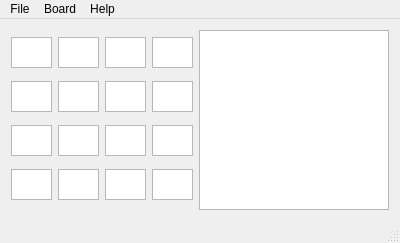
<?xml version="1.0" encoding="UTF-8"?>
<ui version="4.0">
 <class>MainWindow</class>
 <widget class="QMainWindow" name="MainWindow">
  <property name="geometry">
   <rect>
    <x>0</x>
    <y>0</y>
    <width>400</width>
    <height>243</height>
   </rect>
  </property>
  <property name="windowTitle">
   <string>Ruzzle Solver</string>
  </property>
  <property name="windowIcon">
   <iconset resource="resources.qrc">
    <normaloff>:/images/images/RuzzleIcon.png</normaloff>:/images/images/RuzzleIcon.png</iconset>
  </property>
  <widget class="QWidget" name="centralWidget">
   <layout class="QHBoxLayout" name="horizontalLayout_2">
    <item>
     <layout class="QHBoxLayout" name="horizontalLayout" stretch="0,0">
      <item>
       <layout class="QGridLayout" name="gridLayout">
        <item row="0" column="0">
         <widget class="QTextEdit" name="textEdit00">
          <property name="minimumSize">
           <size>
            <width>41</width>
            <height>31</height>
           </size>
          </property>
          <property name="maximumSize">
           <size>
            <width>41</width>
            <height>31</height>
           </size>
          </property>
          <property name="font">
           <font>
            <family>Arial</family>
            <pointsize>12</pointsize>
           </font>
          </property>
          <property name="verticalScrollBarPolicy">
           <enum>Qt::ScrollBarAlwaysOff</enum>
          </property>
          <property name="horizontalScrollBarPolicy">
           <enum>Qt::ScrollBarAlwaysOff</enum>
          </property>
          <property name="html">
           <string>&lt;!DOCTYPE HTML PUBLIC &quot;-//W3C//DTD HTML 4.0//EN&quot; &quot;http://www.w3.org/TR/REC-html40/strict.dtd&quot;&gt;
&lt;html&gt;&lt;head&gt;&lt;meta name=&quot;qrichtext&quot; content=&quot;1&quot; /&gt;&lt;style type=&quot;text/css&quot;&gt;
p, li { white-space: pre-wrap; }
&lt;/style&gt;&lt;/head&gt;&lt;body style=&quot; font-family:'Arial'; font-size:12pt; font-weight:400; font-style:normal;&quot;&gt;
&lt;p align=&quot;center&quot; style=&quot;-qt-paragraph-type:empty; margin-top:0px; margin-bottom:0px; margin-left:0px; margin-right:0px; -qt-block-indent:0; text-indent:0px;&quot;&gt;&lt;/p&gt;&lt;/body&gt;&lt;/html&gt;</string>
          </property>
         </widget>
        </item>
        <item row="0" column="1">
         <widget class="QTextEdit" name="textEdit01">
          <property name="minimumSize">
           <size>
            <width>41</width>
            <height>31</height>
           </size>
          </property>
          <property name="maximumSize">
           <size>
            <width>41</width>
            <height>31</height>
           </size>
          </property>
          <property name="font">
           <font>
            <family>Arial</family>
            <pointsize>12</pointsize>
           </font>
          </property>
          <property name="verticalScrollBarPolicy">
           <enum>Qt::ScrollBarAlwaysOff</enum>
          </property>
          <property name="horizontalScrollBarPolicy">
           <enum>Qt::ScrollBarAlwaysOff</enum>
          </property>
          <property name="html">
           <string>&lt;!DOCTYPE HTML PUBLIC &quot;-//W3C//DTD HTML 4.0//EN&quot; &quot;http://www.w3.org/TR/REC-html40/strict.dtd&quot;&gt;
&lt;html&gt;&lt;head&gt;&lt;meta name=&quot;qrichtext&quot; content=&quot;1&quot; /&gt;&lt;style type=&quot;text/css&quot;&gt;
p, li { white-space: pre-wrap; }
&lt;/style&gt;&lt;/head&gt;&lt;body style=&quot; font-family:'Arial'; font-size:12pt; font-weight:400; font-style:normal;&quot;&gt;
&lt;p align=&quot;center&quot; style=&quot;-qt-paragraph-type:empty; margin-top:0px; margin-bottom:0px; margin-left:0px; margin-right:0px; -qt-block-indent:0; text-indent:0px; font-family:'MS Shell Dlg 2'; font-size:8pt;&quot;&gt;&lt;/p&gt;&lt;/body&gt;&lt;/html&gt;</string>
          </property>
         </widget>
        </item>
        <item row="0" column="2">
         <widget class="QTextEdit" name="textEdit02">
          <property name="minimumSize">
           <size>
            <width>41</width>
            <height>31</height>
           </size>
          </property>
          <property name="maximumSize">
           <size>
            <width>41</width>
            <height>31</height>
           </size>
          </property>
          <property name="font">
           <font>
            <family>Arial</family>
            <pointsize>12</pointsize>
           </font>
          </property>
          <property name="verticalScrollBarPolicy">
           <enum>Qt::ScrollBarAlwaysOff</enum>
          </property>
          <property name="horizontalScrollBarPolicy">
           <enum>Qt::ScrollBarAlwaysOff</enum>
          </property>
          <property name="html">
           <string>&lt;!DOCTYPE HTML PUBLIC &quot;-//W3C//DTD HTML 4.0//EN&quot; &quot;http://www.w3.org/TR/REC-html40/strict.dtd&quot;&gt;
&lt;html&gt;&lt;head&gt;&lt;meta name=&quot;qrichtext&quot; content=&quot;1&quot; /&gt;&lt;style type=&quot;text/css&quot;&gt;
p, li { white-space: pre-wrap; }
&lt;/style&gt;&lt;/head&gt;&lt;body style=&quot; font-family:'Arial'; font-size:12pt; font-weight:400; font-style:normal;&quot;&gt;
&lt;p align=&quot;center&quot; style=&quot;-qt-paragraph-type:empty; margin-top:0px; margin-bottom:0px; margin-left:0px; margin-right:0px; -qt-block-indent:0; text-indent:0px; font-family:'MS Shell Dlg 2'; font-size:8pt;&quot;&gt;&lt;/p&gt;&lt;/body&gt;&lt;/html&gt;</string>
          </property>
         </widget>
        </item>
        <item row="0" column="3">
         <widget class="QTextEdit" name="textEdit03">
          <property name="minimumSize">
           <size>
            <width>41</width>
            <height>31</height>
           </size>
          </property>
          <property name="maximumSize">
           <size>
            <width>41</width>
            <height>31</height>
           </size>
          </property>
          <property name="font">
           <font>
            <family>Arial</family>
            <pointsize>12</pointsize>
           </font>
          </property>
          <property name="verticalScrollBarPolicy">
           <enum>Qt::ScrollBarAlwaysOff</enum>
          </property>
          <property name="horizontalScrollBarPolicy">
           <enum>Qt::ScrollBarAlwaysOff</enum>
          </property>
          <property name="html">
           <string>&lt;!DOCTYPE HTML PUBLIC &quot;-//W3C//DTD HTML 4.0//EN&quot; &quot;http://www.w3.org/TR/REC-html40/strict.dtd&quot;&gt;
&lt;html&gt;&lt;head&gt;&lt;meta name=&quot;qrichtext&quot; content=&quot;1&quot; /&gt;&lt;style type=&quot;text/css&quot;&gt;
p, li { white-space: pre-wrap; }
&lt;/style&gt;&lt;/head&gt;&lt;body style=&quot; font-family:'Arial'; font-size:12pt; font-weight:400; font-style:normal;&quot;&gt;
&lt;p align=&quot;center&quot; style=&quot;-qt-paragraph-type:empty; margin-top:0px; margin-bottom:0px; margin-left:0px; margin-right:0px; -qt-block-indent:0; text-indent:0px; font-family:'MS Shell Dlg 2'; font-size:8pt;&quot;&gt;&lt;/p&gt;&lt;/body&gt;&lt;/html&gt;</string>
          </property>
         </widget>
        </item>
        <item row="1" column="0">
         <widget class="QTextEdit" name="textEdit10">
          <property name="minimumSize">
           <size>
            <width>41</width>
            <height>31</height>
           </size>
          </property>
          <property name="maximumSize">
           <size>
            <width>41</width>
            <height>31</height>
           </size>
          </property>
          <property name="font">
           <font>
            <family>Arial</family>
            <pointsize>12</pointsize>
           </font>
          </property>
          <property name="verticalScrollBarPolicy">
           <enum>Qt::ScrollBarAlwaysOff</enum>
          </property>
          <property name="horizontalScrollBarPolicy">
           <enum>Qt::ScrollBarAlwaysOff</enum>
          </property>
          <property name="html">
           <string>&lt;!DOCTYPE HTML PUBLIC &quot;-//W3C//DTD HTML 4.0//EN&quot; &quot;http://www.w3.org/TR/REC-html40/strict.dtd&quot;&gt;
&lt;html&gt;&lt;head&gt;&lt;meta name=&quot;qrichtext&quot; content=&quot;1&quot; /&gt;&lt;style type=&quot;text/css&quot;&gt;
p, li { white-space: pre-wrap; }
&lt;/style&gt;&lt;/head&gt;&lt;body style=&quot; font-family:'Arial'; font-size:12pt; font-weight:400; font-style:normal;&quot;&gt;
&lt;p align=&quot;center&quot; style=&quot;-qt-paragraph-type:empty; margin-top:0px; margin-bottom:0px; margin-left:0px; margin-right:0px; -qt-block-indent:0; text-indent:0px; font-family:'MS Shell Dlg 2'; font-size:8pt;&quot;&gt;&lt;/p&gt;&lt;/body&gt;&lt;/html&gt;</string>
          </property>
         </widget>
        </item>
        <item row="1" column="1">
         <widget class="QTextEdit" name="textEdit11">
          <property name="minimumSize">
           <size>
            <width>41</width>
            <height>31</height>
           </size>
          </property>
          <property name="maximumSize">
           <size>
            <width>41</width>
            <height>31</height>
           </size>
          </property>
          <property name="font">
           <font>
            <family>Arial</family>
            <pointsize>12</pointsize>
           </font>
          </property>
          <property name="verticalScrollBarPolicy">
           <enum>Qt::ScrollBarAlwaysOff</enum>
          </property>
          <property name="horizontalScrollBarPolicy">
           <enum>Qt::ScrollBarAlwaysOff</enum>
          </property>
          <property name="html">
           <string>&lt;!DOCTYPE HTML PUBLIC &quot;-//W3C//DTD HTML 4.0//EN&quot; &quot;http://www.w3.org/TR/REC-html40/strict.dtd&quot;&gt;
&lt;html&gt;&lt;head&gt;&lt;meta name=&quot;qrichtext&quot; content=&quot;1&quot; /&gt;&lt;style type=&quot;text/css&quot;&gt;
p, li { white-space: pre-wrap; }
&lt;/style&gt;&lt;/head&gt;&lt;body style=&quot; font-family:'Arial'; font-size:12pt; font-weight:400; font-style:normal;&quot;&gt;
&lt;p align=&quot;center&quot; style=&quot;-qt-paragraph-type:empty; margin-top:0px; margin-bottom:0px; margin-left:0px; margin-right:0px; -qt-block-indent:0; text-indent:0px; font-family:'MS Shell Dlg 2'; font-size:8pt;&quot;&gt;&lt;/p&gt;&lt;/body&gt;&lt;/html&gt;</string>
          </property>
         </widget>
        </item>
        <item row="1" column="2">
         <widget class="QTextEdit" name="textEdit12">
          <property name="minimumSize">
           <size>
            <width>41</width>
            <height>31</height>
           </size>
          </property>
          <property name="maximumSize">
           <size>
            <width>41</width>
            <height>31</height>
           </size>
          </property>
          <property name="font">
           <font>
            <family>Arial</family>
            <pointsize>12</pointsize>
           </font>
          </property>
          <property name="verticalScrollBarPolicy">
           <enum>Qt::ScrollBarAlwaysOff</enum>
          </property>
          <property name="horizontalScrollBarPolicy">
           <enum>Qt::ScrollBarAlwaysOff</enum>
          </property>
          <property name="html">
           <string>&lt;!DOCTYPE HTML PUBLIC &quot;-//W3C//DTD HTML 4.0//EN&quot; &quot;http://www.w3.org/TR/REC-html40/strict.dtd&quot;&gt;
&lt;html&gt;&lt;head&gt;&lt;meta name=&quot;qrichtext&quot; content=&quot;1&quot; /&gt;&lt;style type=&quot;text/css&quot;&gt;
p, li { white-space: pre-wrap; }
&lt;/style&gt;&lt;/head&gt;&lt;body style=&quot; font-family:'Arial'; font-size:12pt; font-weight:400; font-style:normal;&quot;&gt;
&lt;p align=&quot;center&quot; style=&quot;-qt-paragraph-type:empty; margin-top:0px; margin-bottom:0px; margin-left:0px; margin-right:0px; -qt-block-indent:0; text-indent:0px; font-family:'MS Shell Dlg 2'; font-size:8pt;&quot;&gt;&lt;/p&gt;&lt;/body&gt;&lt;/html&gt;</string>
          </property>
         </widget>
        </item>
        <item row="1" column="3">
         <widget class="QTextEdit" name="textEdit13">
          <property name="minimumSize">
           <size>
            <width>41</width>
            <height>31</height>
           </size>
          </property>
          <property name="maximumSize">
           <size>
            <width>41</width>
            <height>31</height>
           </size>
          </property>
          <property name="font">
           <font>
            <family>Arial</family>
            <pointsize>12</pointsize>
           </font>
          </property>
          <property name="verticalScrollBarPolicy">
           <enum>Qt::ScrollBarAlwaysOff</enum>
          </property>
          <property name="horizontalScrollBarPolicy">
           <enum>Qt::ScrollBarAlwaysOff</enum>
          </property>
          <property name="html">
           <string>&lt;!DOCTYPE HTML PUBLIC &quot;-//W3C//DTD HTML 4.0//EN&quot; &quot;http://www.w3.org/TR/REC-html40/strict.dtd&quot;&gt;
&lt;html&gt;&lt;head&gt;&lt;meta name=&quot;qrichtext&quot; content=&quot;1&quot; /&gt;&lt;style type=&quot;text/css&quot;&gt;
p, li { white-space: pre-wrap; }
&lt;/style&gt;&lt;/head&gt;&lt;body style=&quot; font-family:'Arial'; font-size:12pt; font-weight:400; font-style:normal;&quot;&gt;
&lt;p align=&quot;center&quot; style=&quot;-qt-paragraph-type:empty; margin-top:0px; margin-bottom:0px; margin-left:0px; margin-right:0px; -qt-block-indent:0; text-indent:0px; font-family:'MS Shell Dlg 2'; font-size:8pt;&quot;&gt;&lt;/p&gt;&lt;/body&gt;&lt;/html&gt;</string>
          </property>
         </widget>
        </item>
        <item row="2" column="0">
         <widget class="QTextEdit" name="textEdit20">
          <property name="minimumSize">
           <size>
            <width>41</width>
            <height>31</height>
           </size>
          </property>
          <property name="maximumSize">
           <size>
            <width>41</width>
            <height>31</height>
           </size>
          </property>
          <property name="font">
           <font>
            <family>Arial</family>
            <pointsize>12</pointsize>
           </font>
          </property>
          <property name="verticalScrollBarPolicy">
           <enum>Qt::ScrollBarAlwaysOff</enum>
          </property>
          <property name="horizontalScrollBarPolicy">
           <enum>Qt::ScrollBarAlwaysOff</enum>
          </property>
          <property name="html">
           <string>&lt;!DOCTYPE HTML PUBLIC &quot;-//W3C//DTD HTML 4.0//EN&quot; &quot;http://www.w3.org/TR/REC-html40/strict.dtd&quot;&gt;
&lt;html&gt;&lt;head&gt;&lt;meta name=&quot;qrichtext&quot; content=&quot;1&quot; /&gt;&lt;style type=&quot;text/css&quot;&gt;
p, li { white-space: pre-wrap; }
&lt;/style&gt;&lt;/head&gt;&lt;body style=&quot; font-family:'Arial'; font-size:12pt; font-weight:400; font-style:normal;&quot;&gt;
&lt;p align=&quot;center&quot; style=&quot;-qt-paragraph-type:empty; margin-top:0px; margin-bottom:0px; margin-left:0px; margin-right:0px; -qt-block-indent:0; text-indent:0px; font-family:'MS Shell Dlg 2'; font-size:8pt;&quot;&gt;&lt;/p&gt;&lt;/body&gt;&lt;/html&gt;</string>
          </property>
         </widget>
        </item>
        <item row="2" column="1">
         <widget class="QTextEdit" name="textEdit21">
          <property name="minimumSize">
           <size>
            <width>41</width>
            <height>31</height>
           </size>
          </property>
          <property name="maximumSize">
           <size>
            <width>41</width>
            <height>31</height>
           </size>
          </property>
          <property name="font">
           <font>
            <family>Arial</family>
            <pointsize>12</pointsize>
           </font>
          </property>
          <property name="verticalScrollBarPolicy">
           <enum>Qt::ScrollBarAlwaysOff</enum>
          </property>
          <property name="horizontalScrollBarPolicy">
           <enum>Qt::ScrollBarAlwaysOff</enum>
          </property>
          <property name="html">
           <string>&lt;!DOCTYPE HTML PUBLIC &quot;-//W3C//DTD HTML 4.0//EN&quot; &quot;http://www.w3.org/TR/REC-html40/strict.dtd&quot;&gt;
&lt;html&gt;&lt;head&gt;&lt;meta name=&quot;qrichtext&quot; content=&quot;1&quot; /&gt;&lt;style type=&quot;text/css&quot;&gt;
p, li { white-space: pre-wrap; }
&lt;/style&gt;&lt;/head&gt;&lt;body style=&quot; font-family:'Arial'; font-size:12pt; font-weight:400; font-style:normal;&quot;&gt;
&lt;p align=&quot;center&quot; style=&quot;-qt-paragraph-type:empty; margin-top:0px; margin-bottom:0px; margin-left:0px; margin-right:0px; -qt-block-indent:0; text-indent:0px; font-family:'MS Shell Dlg 2'; font-size:8pt;&quot;&gt;&lt;/p&gt;&lt;/body&gt;&lt;/html&gt;</string>
          </property>
         </widget>
        </item>
        <item row="2" column="2">
         <widget class="QTextEdit" name="textEdit22">
          <property name="minimumSize">
           <size>
            <width>41</width>
            <height>31</height>
           </size>
          </property>
          <property name="maximumSize">
           <size>
            <width>41</width>
            <height>31</height>
           </size>
          </property>
          <property name="font">
           <font>
            <family>Arial</family>
            <pointsize>12</pointsize>
           </font>
          </property>
          <property name="verticalScrollBarPolicy">
           <enum>Qt::ScrollBarAlwaysOff</enum>
          </property>
          <property name="horizontalScrollBarPolicy">
           <enum>Qt::ScrollBarAlwaysOff</enum>
          </property>
          <property name="html">
           <string>&lt;!DOCTYPE HTML PUBLIC &quot;-//W3C//DTD HTML 4.0//EN&quot; &quot;http://www.w3.org/TR/REC-html40/strict.dtd&quot;&gt;
&lt;html&gt;&lt;head&gt;&lt;meta name=&quot;qrichtext&quot; content=&quot;1&quot; /&gt;&lt;style type=&quot;text/css&quot;&gt;
p, li { white-space: pre-wrap; }
&lt;/style&gt;&lt;/head&gt;&lt;body style=&quot; font-family:'Arial'; font-size:12pt; font-weight:400; font-style:normal;&quot;&gt;
&lt;p align=&quot;center&quot; style=&quot;-qt-paragraph-type:empty; margin-top:0px; margin-bottom:0px; margin-left:0px; margin-right:0px; -qt-block-indent:0; text-indent:0px; font-family:'MS Shell Dlg 2'; font-size:8pt;&quot;&gt;&lt;/p&gt;&lt;/body&gt;&lt;/html&gt;</string>
          </property>
         </widget>
        </item>
        <item row="2" column="3">
         <widget class="QTextEdit" name="textEdit23">
          <property name="minimumSize">
           <size>
            <width>41</width>
            <height>31</height>
           </size>
          </property>
          <property name="maximumSize">
           <size>
            <width>41</width>
            <height>31</height>
           </size>
          </property>
          <property name="font">
           <font>
            <family>Arial</family>
            <pointsize>12</pointsize>
           </font>
          </property>
          <property name="verticalScrollBarPolicy">
           <enum>Qt::ScrollBarAlwaysOff</enum>
          </property>
          <property name="horizontalScrollBarPolicy">
           <enum>Qt::ScrollBarAlwaysOff</enum>
          </property>
          <property name="html">
           <string>&lt;!DOCTYPE HTML PUBLIC &quot;-//W3C//DTD HTML 4.0//EN&quot; &quot;http://www.w3.org/TR/REC-html40/strict.dtd&quot;&gt;
&lt;html&gt;&lt;head&gt;&lt;meta name=&quot;qrichtext&quot; content=&quot;1&quot; /&gt;&lt;style type=&quot;text/css&quot;&gt;
p, li { white-space: pre-wrap; }
&lt;/style&gt;&lt;/head&gt;&lt;body style=&quot; font-family:'Arial'; font-size:12pt; font-weight:400; font-style:normal;&quot;&gt;
&lt;p align=&quot;center&quot; style=&quot;-qt-paragraph-type:empty; margin-top:0px; margin-bottom:0px; margin-left:0px; margin-right:0px; -qt-block-indent:0; text-indent:0px; font-family:'MS Shell Dlg 2'; font-size:8pt;&quot;&gt;&lt;/p&gt;&lt;/body&gt;&lt;/html&gt;</string>
          </property>
         </widget>
        </item>
        <item row="3" column="0">
         <widget class="QTextEdit" name="textEdit30">
          <property name="minimumSize">
           <size>
            <width>41</width>
            <height>31</height>
           </size>
          </property>
          <property name="maximumSize">
           <size>
            <width>41</width>
            <height>31</height>
           </size>
          </property>
          <property name="font">
           <font>
            <family>Arial</family>
            <pointsize>12</pointsize>
           </font>
          </property>
          <property name="verticalScrollBarPolicy">
           <enum>Qt::ScrollBarAlwaysOff</enum>
          </property>
          <property name="horizontalScrollBarPolicy">
           <enum>Qt::ScrollBarAlwaysOff</enum>
          </property>
          <property name="html">
           <string>&lt;!DOCTYPE HTML PUBLIC &quot;-//W3C//DTD HTML 4.0//EN&quot; &quot;http://www.w3.org/TR/REC-html40/strict.dtd&quot;&gt;
&lt;html&gt;&lt;head&gt;&lt;meta name=&quot;qrichtext&quot; content=&quot;1&quot; /&gt;&lt;style type=&quot;text/css&quot;&gt;
p, li { white-space: pre-wrap; }
&lt;/style&gt;&lt;/head&gt;&lt;body style=&quot; font-family:'Arial'; font-size:12pt; font-weight:400; font-style:normal;&quot;&gt;
&lt;p align=&quot;center&quot; style=&quot;-qt-paragraph-type:empty; margin-top:0px; margin-bottom:0px; margin-left:0px; margin-right:0px; -qt-block-indent:0; text-indent:0px; font-family:'MS Shell Dlg 2'; font-size:8pt;&quot;&gt;&lt;/p&gt;&lt;/body&gt;&lt;/html&gt;</string>
          </property>
         </widget>
        </item>
        <item row="3" column="1">
         <widget class="QTextEdit" name="textEdit31">
          <property name="minimumSize">
           <size>
            <width>41</width>
            <height>31</height>
           </size>
          </property>
          <property name="maximumSize">
           <size>
            <width>41</width>
            <height>31</height>
           </size>
          </property>
          <property name="font">
           <font>
            <family>Arial</family>
            <pointsize>12</pointsize>
           </font>
          </property>
          <property name="verticalScrollBarPolicy">
           <enum>Qt::ScrollBarAlwaysOff</enum>
          </property>
          <property name="horizontalScrollBarPolicy">
           <enum>Qt::ScrollBarAlwaysOff</enum>
          </property>
          <property name="html">
           <string>&lt;!DOCTYPE HTML PUBLIC &quot;-//W3C//DTD HTML 4.0//EN&quot; &quot;http://www.w3.org/TR/REC-html40/strict.dtd&quot;&gt;
&lt;html&gt;&lt;head&gt;&lt;meta name=&quot;qrichtext&quot; content=&quot;1&quot; /&gt;&lt;style type=&quot;text/css&quot;&gt;
p, li { white-space: pre-wrap; }
&lt;/style&gt;&lt;/head&gt;&lt;body style=&quot; font-family:'Arial'; font-size:12pt; font-weight:400; font-style:normal;&quot;&gt;
&lt;p align=&quot;center&quot; style=&quot;-qt-paragraph-type:empty; margin-top:0px; margin-bottom:0px; margin-left:0px; margin-right:0px; -qt-block-indent:0; text-indent:0px; font-family:'MS Shell Dlg 2'; font-size:8pt;&quot;&gt;&lt;/p&gt;&lt;/body&gt;&lt;/html&gt;</string>
          </property>
         </widget>
        </item>
        <item row="3" column="2">
         <widget class="QTextEdit" name="textEdit32">
          <property name="minimumSize">
           <size>
            <width>41</width>
            <height>31</height>
           </size>
          </property>
          <property name="maximumSize">
           <size>
            <width>41</width>
            <height>31</height>
           </size>
          </property>
          <property name="font">
           <font>
            <family>Arial</family>
            <pointsize>12</pointsize>
           </font>
          </property>
          <property name="verticalScrollBarPolicy">
           <enum>Qt::ScrollBarAlwaysOff</enum>
          </property>
          <property name="horizontalScrollBarPolicy">
           <enum>Qt::ScrollBarAlwaysOff</enum>
          </property>
          <property name="html">
           <string>&lt;!DOCTYPE HTML PUBLIC &quot;-//W3C//DTD HTML 4.0//EN&quot; &quot;http://www.w3.org/TR/REC-html40/strict.dtd&quot;&gt;
&lt;html&gt;&lt;head&gt;&lt;meta name=&quot;qrichtext&quot; content=&quot;1&quot; /&gt;&lt;style type=&quot;text/css&quot;&gt;
p, li { white-space: pre-wrap; }
&lt;/style&gt;&lt;/head&gt;&lt;body style=&quot; font-family:'Arial'; font-size:12pt; font-weight:400; font-style:normal;&quot;&gt;
&lt;p align=&quot;center&quot; style=&quot;-qt-paragraph-type:empty; margin-top:0px; margin-bottom:0px; margin-left:0px; margin-right:0px; -qt-block-indent:0; text-indent:0px; font-family:'MS Shell Dlg 2'; font-size:8pt;&quot;&gt;&lt;/p&gt;&lt;/body&gt;&lt;/html&gt;</string>
          </property>
         </widget>
        </item>
        <item row="3" column="3">
         <widget class="QTextEdit" name="textEdit33">
          <property name="minimumSize">
           <size>
            <width>41</width>
            <height>31</height>
           </size>
          </property>
          <property name="maximumSize">
           <size>
            <width>41</width>
            <height>31</height>
           </size>
          </property>
          <property name="font">
           <font>
            <family>Arial</family>
            <pointsize>12</pointsize>
           </font>
          </property>
          <property name="verticalScrollBarPolicy">
           <enum>Qt::ScrollBarAlwaysOff</enum>
          </property>
          <property name="horizontalScrollBarPolicy">
           <enum>Qt::ScrollBarAlwaysOff</enum>
          </property>
          <property name="html">
           <string>&lt;!DOCTYPE HTML PUBLIC &quot;-//W3C//DTD HTML 4.0//EN&quot; &quot;http://www.w3.org/TR/REC-html40/strict.dtd&quot;&gt;
&lt;html&gt;&lt;head&gt;&lt;meta name=&quot;qrichtext&quot; content=&quot;1&quot; /&gt;&lt;style type=&quot;text/css&quot;&gt;
p, li { white-space: pre-wrap; }
&lt;/style&gt;&lt;/head&gt;&lt;body style=&quot; font-family:'Arial'; font-size:12pt; font-weight:400; font-style:normal;&quot;&gt;
&lt;p align=&quot;center&quot; style=&quot;-qt-paragraph-type:empty; margin-top:0px; margin-bottom:0px; margin-left:0px; margin-right:0px; -qt-block-indent:0; text-indent:0px; font-family:'MS Shell Dlg 2'; font-size:8pt;&quot;&gt;&lt;/p&gt;&lt;/body&gt;&lt;/html&gt;</string>
          </property>
         </widget>
        </item>
       </layout>
      </item>
      <item>
       <widget class="QListWidget" name="listWidget"/>
      </item>
     </layout>
    </item>
   </layout>
  </widget>
  <widget class="QMenuBar" name="menuBar">
   <property name="geometry">
    <rect>
     <x>0</x>
     <y>0</y>
     <width>400</width>
     <height>21</height>
    </rect>
   </property>
   <widget class="QMenu" name="menuSolve">
    <property name="title">
     <string>Board</string>
    </property>
    <addaction name="actionSolve"/>
    <addaction name="actionClear"/>
   </widget>
   <widget class="QMenu" name="menuFile">
    <property name="title">
     <string>File</string>
    </property>
    <addaction name="actionOpen_Board"/>
    <addaction name="actionSave_Board"/>
   </widget>
   <widget class="QMenu" name="menuHelp">
    <property name="title">
     <string>Help</string>
    </property>
    <addaction name="actionAbout"/>
   </widget>
   <addaction name="menuFile"/>
   <addaction name="menuSolve"/>
   <addaction name="menuHelp"/>
  </widget>
  <widget class="QStatusBar" name="statusBar"/>
  <action name="actionSolve">
   <property name="text">
    <string>Solve</string>
   </property>
  </action>
  <action name="actionClear">
   <property name="text">
    <string>Clear</string>
   </property>
  </action>
  <action name="actionOpen_Board">
   <property name="text">
    <string>Open Board</string>
   </property>
  </action>
  <action name="actionSave_Board">
   <property name="text">
    <string>Save Board</string>
   </property>
  </action>
  <action name="actionAbout">
   <property name="text">
    <string>About</string>
   </property>
  </action>
 </widget>
 <layoutdefault spacing="6" margin="11"/>
 <resources>
  <include location="resources.qrc"/>
 </resources>
 <connections/>
</ui>
